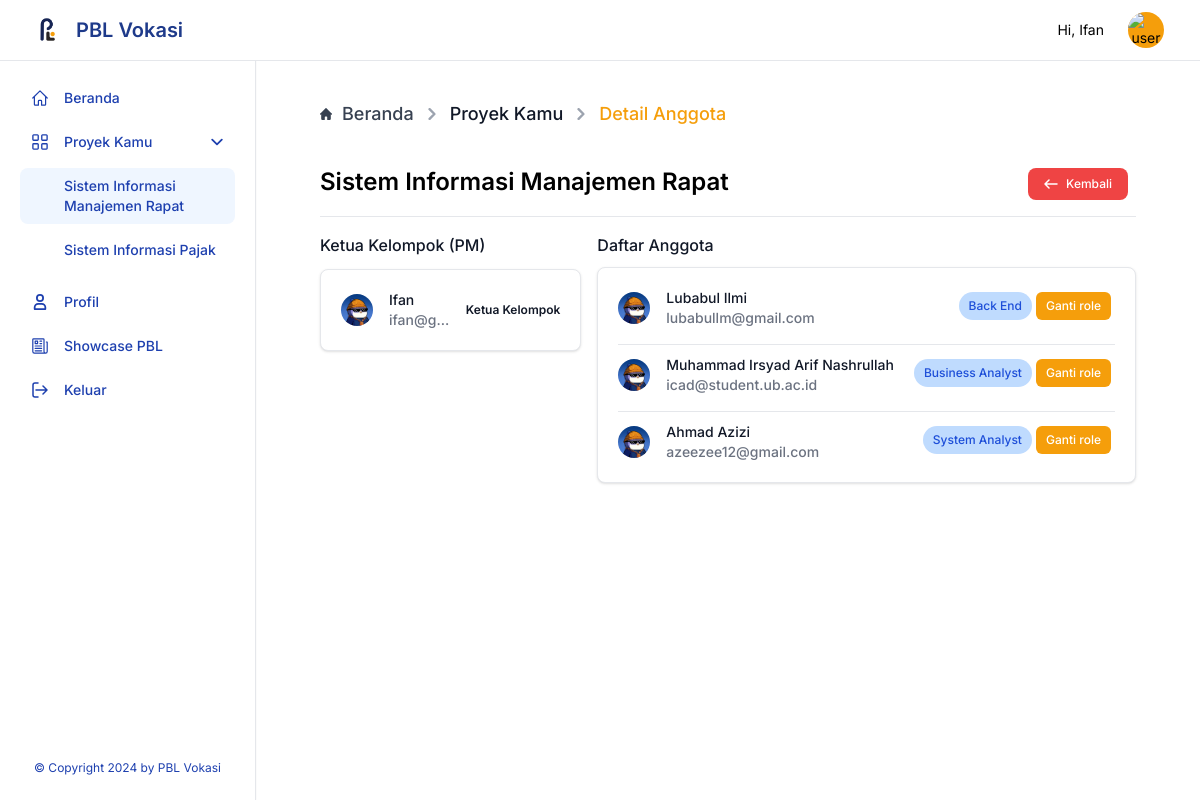
The app's page /user/details-anggota.php?bid=1&id=43 (signed in) with its own data.
### tables this page shows
CREATE TABLE `bunch` (
  `bunch_id` int(20) NOT NULL,
  `bunch_name` varchar(250) NOT NULL,
  `leader_id` varchar(250) NOT NULL,
  `project_id` int(20) NOT NULL,
  `grade` int(20) NOT NULL,
  `status_show` varchar(12) NOT NULL
);

CREATE TABLE `proyek` (
  `id_proyek` int(20) NOT NULL,
  `nama_proyek` varchar(500) NOT NULL,
  `deskripsi_proyek` varchar(2500) NOT NULL,
  `id_user` varchar(250) NOT NULL,
  `req` varchar(2500) NOT NULL,
  `minggu` int(10) NOT NULL,
  `status_show` varchar(10) NOT NULL,
  `pict` varchar(250) NOT NULL
);

CREATE TABLE `user` (
  `email` varchar(250) NOT NULL,
  `id` varchar(20) NOT NULL,
  `nama_user` varchar(250) NOT NULL,
  `level` varchar(250) NOT NULL,
  `gambar` varchar(500) NOT NULL,
  `password` varchar(700) NOT NULL
);

CREATE TABLE `bunch_member` (
  `id` int(20) NOT NULL,
  `bunch_id` int(20) NOT NULL,
  `member_id` varchar(250) NOT NULL,
  `role` varchar(250) NOT NULL
);

### query/query.php (called while the page is built, shortened)
<?php
require 'connectdb.php';
function execThis($query)
{
  global $conn;
  $result = mysqli_query($conn, $query);
  $rows = [];
  while ($row = mysqli_fetch_assoc($result)) {
    $rows[] = $row;
  }
  return $rows;
}

### user/details-anggota.php (shortened to what this page needs)
<?php
require '../query/query.php';
try {
  $get_all_members = execThis("SELECT member_id, bunch_member.id AS id_member, role, nama_user FROM bunch_member INNER JOIN user ON bunch_member.member_id = user.email WHERE bunch_id =" . $_GET['bid'] . "");
} catch (\Throwable $th) {
  echo $th;
  header("Location: ../content/not-found.php");
  exit;
}
$get_all_members = execThis("SELECT member_id, bunch_member.id AS id_member, role, nama_user FROM bunch_member INNER JOIN user ON bunch_member.member_id = user.email WHERE bunch_id =" . $_GET['bid'] . "");
$get_leader_name = execThis("SELECT leader_id, nama_user, nama_proyek FROM bunch INNER JOIN user ON bunch.leader_id = user.email INNER JOIN proyek ON bunch.project_id = proyek.id_proyek WHERE bunch_id = " . $_GET['bid'] . "");
$get_leader = execThis("SELECT * FROM bunch WHERE leader_id ='" . $_SESSION['email'] . "' AND project_id = " . $_GET['id'] . "");
?>
<!DOCTYPE html>
<html lang="en">
<head>
  <?php include("./includes/head.php") ?>
</head>
<body class="">
  <?php include("./includes/navbar.php") ?>
  <?php include("./includes/aside.php") ?>
  <div class="p-4 sm:ml-64">
    <div class="rounded-lg mt-14 flex flex-col item-start">
      <div class="mx-auto w-full px-4 lg:px-12">
        <nav class="flex my-7" aria-label="Breadcrumb">
          <ol class="inline-flex items-center space-x-1 md:space-x-2 rtl:space-x-reverse">
            <li class="inline-flex items-center">
              <a href="./dashboard.php" class="inline-flex items-center lg:text-lg text-sm font-medium text-gray-700 hover:text-amber-500">
                Beranda
              </a>
            </li>
            <li class="inline-flex items-center">
              <div class="flex items-center">
                <svg class="ms-1 rtl:rotate-180 w-3 h-3 text-gray-400 mx-1" aria-hidden="true" xmlns="http://www.w3.org/2000/svg" fill="none" viewBox="0 0 6 10">
                  <path stroke="currentColor" stroke-linecap="round" stroke-linejoin="round" stroke-width="2" d="m1 9 4-4-4-4" />
                </svg>
                <a href="./projects.php?bid=<?= $_GET['bid'] ?>&id=<?= $_GET['id'] ?>" class="inline-flex items-center lg:text-lg text-xs md:text-md font-medium text-gray-700 hover:text-amber-800">
                  <span class="ms-1 lg:text-lg text-sm md:text-md font-medium text-gray-900 hover:text-amber-500 md:ms-2">Proyek Kamu</span>
                </a>
              </div>
            </li>
            <li aria-current="page">
              <div class="flex items-center">
                <svg class="rtl:rotate-180 w-3 h-3 text-gray-400 mx-1" aria-hidden="true" xmlns="http://www.w3.org/2000/svg" fill="none" viewBox="0 0 6 10">
                  <path stroke="currentColor" stroke-linecap="round" stroke-linejoin="round" stroke-width="2" d="m1 9 4-4-4-4" />
                </svg>
                <span class="ms-1 lg:text-lg text-sm font-medium text-amber-500 md:ms-2">Detail Anggota</span>
              </div>
            </li>
          </ol>
        </nav>
        <div class="flex w-full justify-between items-center">
          <h2 class="text-2xl mb-1 font-semibold"><?= $get_leader_name[0]['nama_proyek'] ?></h2>
          <div class="flex items-center flex-wrap">
            <a href="./projects.php?bid=<?= $_GET['bid'] ?>&id=<?= $_GET['id'] ?>" type="button" class="text-white bg-red-500 hover:bg-red-400 focus:ring-4 focus:outline-none focus:ring-red-300 font-medium rounded-lg text-xs px-4 py-2 text-center inline-flex items-center me-2 my-3">
              <svg class="w-3.5 h-3.5 me-2" aria-hidden="true" xmlns="http://www.w3.org/2000/svg" fill="none" viewBox="0 0 14 10">
                <path stroke="currentColor" stroke-linecap="round" stroke-linejoin="round" stroke-width="1.5" d="M13 5H1m0 0 4 4M1 5l4-4" />
              </svg>
              Kembali
            </a>
          </div>
        </div>
        <div class="mt-1 border-t border-gray-200">
          <dl class="divide-y divide-gray-100">
            <div class="px-1 sm:grid grid-cols-1 md:grid-cols-2 lg:grid-cols-3 sm:gap-4 sm:px-0">
              <dt class="text-md mt-4 font-medium leading-6 text-gray-900 flex flex-col col-span-2 lg:col-span-1">
                <p class="text-md text-gray-900">Ketua Kelompok (PM)</p>
                <div class="bg-white border shadow border-gray-200 mt-3 p-5 rounded-lg col-span-2">
                  <ul class="max-w-full">
                    <?php foreach ($get_leader_name as $all) : ?>
                      <li class="pb-3 sm:pb-4 mt-2.5 last:border-0 last:pb-0 first:mt-0 border-b border-gray-200">
                        <div class="flex items-center space-x-4 rtl:space-x-reverse">
                          <div class="flex-shrink-0">
                            <img class="w-8 h-8 rounded-full" src="../assets/img/ian.jpeg" alt="">
                          </div>
                          <div class="flex-1 min-w-0">
                            <p class="text-sm font-medium text-gray-900 truncate ">
                              <?= $all['nama_user'] ?>
                            </p>
                            <p class="text-sm text-gray-500 truncate">
                              <?= $all['leader_id'] ?>
                            </p>
                          </div>
                          <div class="inline-flex items-center text-xs font-semibold text-gray-900 ">
                            Ketua Kelompok
                          </div>
                        </div>
                      </li>
                    <?php endforeach; ?>
                  </ul>
                </div>
              </dt>
              <dd class="mt-1 font-medium leading-6 text-gray-900 sm:col-span-2 sm:mt-4">
                <p class="text-md text-gray-900">Daftar Anggota</p>
                <div class="bg-white border shadow border-gray-200 mt-2.5 p-5 rounded-lg">
                  <ul class="max-w-full">
                    <?php foreach ($get_all_members as $gam) : ?>
                      <li class="pb-3 sm:pb-4 mt-2.5 last:border-0 last:pb-0 first:mt-0 border-b border-gray-200">
                        <div class="flex items-center space-x-4 rtl:space-x-reverse">
                          <div class="flex-shrink-0">
                            <img class="w-8 h-8 rounded-full" src="../assets/img/ian.jpeg" alt="">
                          </div>
                          <div class="flex-1 min-w-0">
                            <p class="text-sm font-medium text-gray-900 truncate ">
                              <?= $gam['nama_user'] ?>
                            </p>
                            <p class="text-sm text-gray-500 truncate">
                              <?= $gam['member_id'] ?>
                            </p>
                          </div>
                          <div class="inline-flex items-center">
                            <p class="focus:outline-none text-blue-700 bg-blue-200  font-medium rounded-full text-xs px-2.5 py-1.5 me-1 mb-1 "><?= $gam['role'] ?></p>
                            <?php if (!empty($get_leader)) : ?>
                              <button type="button" data-modal-target="popup-modal-<?= $gam['id_member'] ?>" data-modal-toggle="popup-modal-<?= $gam['id_member'] ?>" class="focus:outline-none text-white bg-amber-500 hover:bg-amber-600 focus:ring-4 focus:ring-amber-300 font-medium rounded-md text-xs px-2.5 py-1.5 me-1 mb-1 ">Ganti role</button>
                            <?php endif; ?>
                          </div>
                        </div>
                      </li>
                    <?php endforeach; ?>
                  </ul>
                </div>
              </dd>
            </div>
          </dl>
        </div>
      </div>
    </div>
  </div>
</body>
</html>

### user/includes/aside.php (shortened to what this page needs)
<?php
require_once "/xampp/htdocs/pbl/query/query.php";
$user_projects_pm = execThis("SELECT bunch.bunch_id, project_id, bunch_name, nama_proyek FROM bunch INNER JOIN proyek ON bunch.project_id = proyek.id_proyek WHERE leader_id = '" . $_SESSION['email'] . "'");
$pagename = substr($_SERVER['SCRIPT_NAME'], strrpos($_SERVER['SCRIPT_NAME'], "/") + 1);
?>
<aside id="logo-sidebar" class="fixed top-0 left-0 z-40 w-64 h-screen pt-20 px-4 transition-transform -translate-x-full bg-white border-r shadow-sm border-gray-200 sm:translate-x-0" aria-label="Sidebar">
   <div class="h-full px-1 pb-6 overflow-y-auto bg-white flex flex-col justify-between align-center">
      <ul class="space-y-2 font-medium">
         <li>
            <a href="/PBL/user/dashboard.php" class="flex
            <?= $pagename == 'dashboard.php' ? 'bg-blue-50' : '' ?>
            items-center hover:bg-blue-50 py-2 px-3 font-medium text-blue-800 text-sm rounded-lg group">
               <span class="ml-4">Beranda</span>
            </a>
         </li>
         <li>
            <button type="button" class="flex items-center w-full hover:bg-blue-50 py-2 px-3 font-medium text-blue-800 text-sm transition duration-75 rounded-lg group " aria-controls="dropdown-example" data-collapse-toggle="dropdown-example">
               <span class="flex-1 ml-4 text-left whitespace-nowrap">Proyek Kamu</span>
               <svg class="w-3 h-3" aria-hidden="true" xmlns="http://www.w3.org/2000/svg" fill="none" viewBox="0 0 10 6">
                  <path stroke="currentColor" stroke-linecap="round" stroke-linejoin="round" stroke-width="1.5" d="m1 1 4 4 4-4" />
               </svg>
            </button>
            <ul id="dropdown-example" class="<?= ($pagename == 'projects.php' || $pagename == 'details-anggota.php' || $pagename == 'details-progress.php' || $pagename == 'submit-projects.php' || $pagename == 'request.php' || $pagename == 'todo_add.php'  || $pagename == 'doing_add.php' || $pagename == 'done_add.php' || $pagename == 'edit-progress.php') ? '' : 'hidden' ?> py-2 space-y-2 duration-300">
               <?php foreach ($user_projects_pm as $upm) : ?>
                  <li>
                     <a href="/PBL/user/projects.php?bid=<?= $upm['bunch_id'] ?>&id=<?= $upm['project_id'] ?>" class="flex
                     <?php if ($pagename == 'projects.php' || $pagename == 'details-anggota.php' || $pagename == 'details-progress.php' || $pagename == 'submit-projects.php' || $pagename == 'request.php' || $pagename == 'todo_add.php'  || $pagename == 'doing_add.php' || $pagename == 'done_add.php' || $pagename == 'edit-progress.php') : ?>
                     <?=
                        $_GET['id'] == $upm['project_id'] ? 'bg-blue-50' : ''
                     ?>
                     <?php endif; ?>
                     items-center w-full hover:bg-blue-50 py-2 px-3 font-medium text-blue-800 text-sm transition duration-75 rounded-lg pl-11 group "><?= $upm['nama_proyek'] ?></a>
                  </li>
               <?php endforeach; ?>
            </ul>
         </li>
         <li>
            <a href="/PBL/user/profile.php" class="flex
            <?= $pagename == 'profile.php' ? 'bg-blue-50' : '' ?>
            items-center hover:bg-blue-50 py-2 px-3 font-medium text-blue-800 text-sm rounded-lg  group">
               <span class="flex-1 ml-4 whitespace-nowrap">Profil</span>
            </a>
         </li>
         <li>
            <a href="/PBL/user/showcase.php" class="flex items-center hover:bg-blue-50 py-2 px-3 font-medium text-blue-800 text-sm rounded-lg  group">
               <span class="flex-1 ml-4 whitespace-nowrap">Showcase PBL</span>
            </a>
         </li>
         <li>
            <a href="/PBL/user/logout.php" class="flex items-center hover:bg-blue-50 py-2 px-3 font-medium text-blue-800 text-sm rounded-lg  group">
               <span class="flex-1 ml-4 whitespace-nowrap">Keluar</span>
            </a>
         </li>
      </ul>
      <div>
         <p class="text-xs text-blue-800 text-center">&#169; Copyright 2024 by PBL Vokasi</p>
      </div>
   </div>
</aside>

### user/includes/head.php (style rules this page uses)
body { font-family: 'Inter', sans-serif; }
html { scroll-behavior: smooth; }

### records on screen
bunch: project.nama_proyek "Sistem Informasi Manajemen Rapat", leader.nama_user "Ifan", leader "ifan@g…"
bunch: project.nama_proyek "Sistem Informasi Pajak"
bunch_member: member.nama_user "Lubabul Ilmi", member "lubabullm@gmail.com", role "Back End"
bunch_member: member.nama_user "Muhammad Irsyad Arif Nashrullah", member "icad@student.ub.ac.id", role "Business Analyst"
bunch_member: member.nama_user "Ahmad Azizi", member "azeezee12@gmail.com", role "System Analyst"

### other values on screen
$_SESSION['nama_user'] "Ifan"
